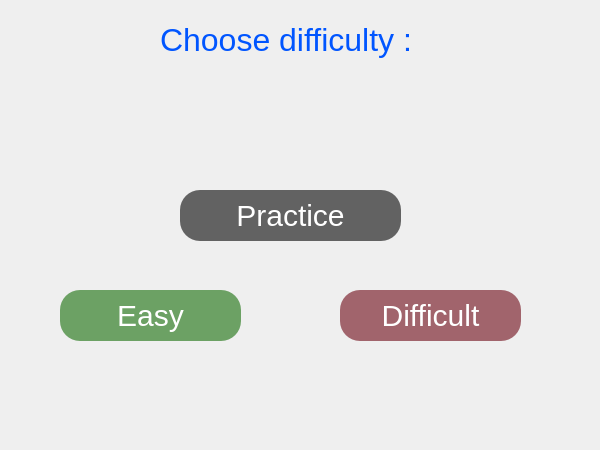
<?xml version="1.0" encoding="UTF-8"?>
<ui version="4.0">
 <class>chooseLevel</class>
 <widget class="QWidget" name="chooseLevel">
  <property name="geometry">
   <rect>
    <x>0</x>
    <y>0</y>
    <width>600</width>
    <height>450</height>
   </rect>
  </property>
  <property name="windowTitle">
   <string>Form</string>
  </property>
  <widget class="QLabel" name="label">
   <property name="geometry">
    <rect>
     <x>0</x>
     <y>0</y>
     <width>600</width>
     <height>450</height>
    </rect>
   </property>
   <property name="text">
    <string/>
   </property>
   <property name="pixmap">
    <pixmap resource="trackbg.qrc">:/new/prefix1/dirtbike.jpg</pixmap>
   </property>
   <property name="scaledContents">
    <bool>true</bool>
   </property>
  </widget>
  <widget class="QLabel" name="label_2">
   <property name="geometry">
    <rect>
     <x>160</x>
     <y>0</y>
     <width>291</width>
     <height>81</height>
    </rect>
   </property>
   <property name="text">
    <string>&lt;html&gt;&lt;head/&gt;&lt;body&gt;&lt;p&gt;&lt;span style=&quot; font-size:24pt; color:#0055ff;&quot;&gt;Choose difficulty : &lt;/span&gt;&lt;/p&gt;&lt;/body&gt;&lt;/html&gt;</string>
   </property>
  </widget>
  <widget class="QPushButton" name="pushButton">
   <property name="geometry">
    <rect>
     <x>60</x>
     <y>290</y>
     <width>181</width>
     <height>51</height>
    </rect>
   </property>
   <property name="styleSheet">
    <string notr="true">border-radius:20px;
background-color:rgb(72,139,61,200);
color:rgb(255,255,255);
font-size:30px;</string>
   </property>
   <property name="text">
    <string>Easy</string>
   </property>
  </widget>
  <widget class="QPushButton" name="pushButton_2">
   <property name="geometry">
    <rect>
     <x>340</x>
     <y>290</y>
     <width>181</width>
     <height>51</height>
    </rect>
   </property>
   <property name="styleSheet">
    <string notr="true">border-radius:20px;
background-color:rgb(139,61,72,200);
color:rgb(255,255,255);
font-size:30px;</string>
   </property>
   <property name="text">
    <string>Difficult</string>
   </property>
  </widget>
  <widget class="QPushButton" name="pushButton_3">
   <property name="geometry">
    <rect>
     <x>180</x>
     <y>190</y>
     <width>221</width>
     <height>51</height>
    </rect>
   </property>
   <property name="styleSheet">
    <string notr="true">border-radius:20px;
background-color:rgb(0,0,0,150);
color:rgb(255,255,255);
font-size:30px;</string>
   </property>
   <property name="text">
    <string>Practice</string>
   </property>
  </widget>
 </widget>
 <resources>
  <include location="trackbg.qrc"/>
 </resources>
 <connections/>
</ui>
